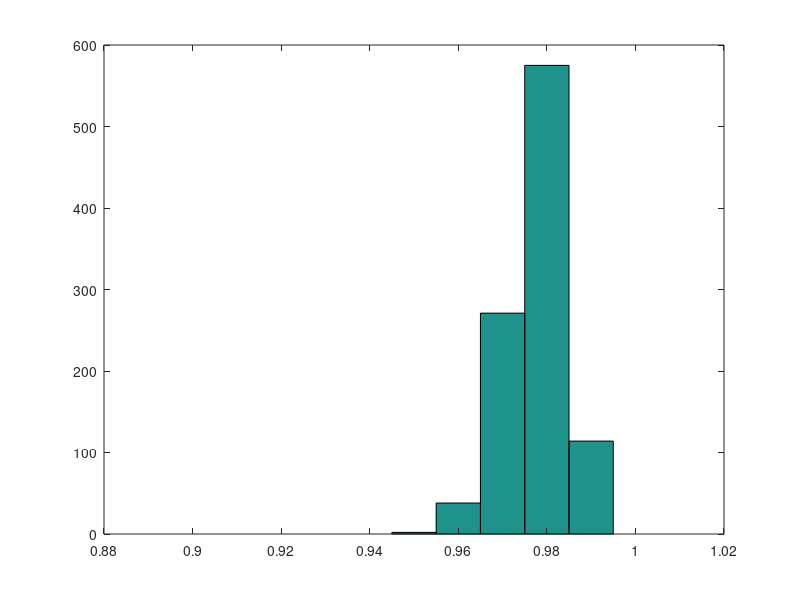

The MATLAB script that drew this image:
% This is some basic definitions, the size of the test matrix
dimension       = 5 ;
noiseStrength   = 0.1 ;
signalAve       = 1 ;
signalVar       = 0.5 ;

% This part is for the generation of the matrices
x_noiseFree     = normrnd (signalAve, signalVar, dimension, dimension);

% Real Monte Carlo Simulation - This is for the reference of the critiria
% distribution

testNum         = 1000 ;
% For the first rho
x_noise         = normrnd (0, noiseStrength, dimension, dimension);
x_withNoise     = x_noiseFree + x_noise ;
covariance      = cov (x_noiseFree , x_withNoise);
rho             = covariance(1 , 2) / sqrt (covariance(1 , 1) * covariance(2 , 2)) ;

% I use the end+1 to add more rho values into the rho queue
for i = 1 : (testNum - 1)
    x_noise         = normrnd (0, noiseStrength, dimension, dimension);
    x_withNoise     = x_noiseFree + x_noise ;
    covariance      = cov (x_noiseFree , x_withNoise);
    rho(end + 1)    = covariance(1 , 2) / sqrt (covariance(1 , 1) * covariance(2 , 2)) ; 
end

% show the histogram of the distribution
hist(rho , [0.9:0.01:1]);
